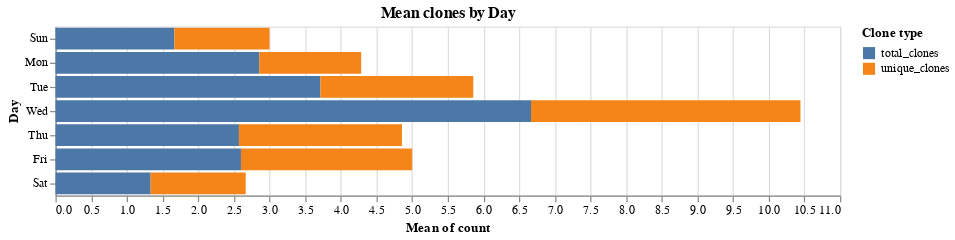

The notebook cell saved with this chart:
### Markdown cell above
### Mean clones by day of week

### Code cell
data = pd.melt(frame=df.reset_index(), id_vars=['index'],value_name='count')
alt.Chart(data).mark_bar().encode(
    x="mean(count)",
    y=alt.Y("day(index):O", title="Day"),
    color=alt.Color("variable_1", title="Clone type"),
).properties(width=WIDTH, title="Mean clones by Day")

### Figure 1 — Vega-Lite specification as saved in the notebook (floating-point values rounded to 4 significant figures; data arrays with more than 128 entries replaced by an {"elided": "..."} marker saying what was removed)
{"config": {"view": {"continuousWidth": 400, "continuousHeight": 300}}, "data": {"name": "data-69d20e7eb89636f07363399f95446bb1"}, "mark": "bar", "encoding": {"color": {"type": "nominal", "field": "variable_1", "title": "Clone type"}, "x": {"type": "quantitative", "aggregate": "mean", "field": "count"}, "y": {"type": "ordinal", "field": "index", "timeUnit": "day", "title": "Day"}}, "title": "Mean clones by Day", "width": 650, "$schema": "https://vega.github.io/schema/vega-lite/v4.8.1.json", "datasets": {"data-69d20e7eb89636f07363399f95446bb1": {"elided": "390 records"}}}
